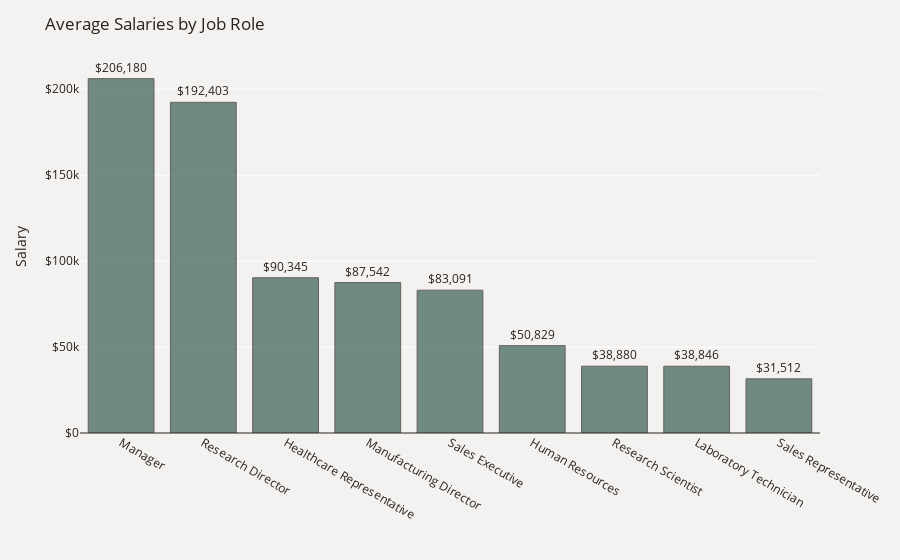

Notebook code for this chart:
### Code cell
plot_df = data.groupby('JobRole')['MonthlyIncome'].mean()
plot_df = plot_df.mul(12).rename('Salary').reset_index().sort_values('Salary', ascending=False)
fig = px.bar(plot_df, x='JobRole', y='Salary', text='Salary', opacity=0.7)
fig.update_traces(texttemplate='$%{text:,.0f}', textposition='outside',
                  marker_line=dict(width=1, color='#28221D'), marker_color='#3A5F53')
fig.update_yaxes(zeroline=True, zerolinewidth=1, zerolinecolor='#28221D')
fig.update_layout(title_text='Average Salaries by Job Role', font_color='#28221D',
                  yaxis=dict(title='Salary',tickprefix='$'), height=500,
                  xaxis_title='', paper_bgcolor='#F4F2F0', plot_bgcolor='#F4F2F0')
fig.show()

### Figure 1 — Plotly figure (JSON) as saved in the notebook; plotly's stock layout.template omitted (floating-point values rounded to 4 significant figures)
{"data": [{"alignmentgroup": "True", "hovertemplate": "JobRole=%{x}<br>Salary=%{text}<extra></extra>", "legendgroup": "", "marker": {"color": "#3A5F53", "line": {"color": "#28221D", "width": 1}, "opacity": 0.7, "pattern": {"shape": ""}}, "name": "", "offsetgroup": "", "orientation": "v", "showlegend": false, "text": [206200.0, 192400.0, 90350.0, 87540.0, 83090.0, 50829, 38880.0, 38850.0, 31512], "textposition": "outside", "texttemplate": "$%{text:,.0f}", "type": "bar", "x": ["Manager", "Research Director", "Healthcare Representative", "Manufacturing Director", "Sales Executive", "Human Resources", "Research Scientist", "Laboratory Technician", "Sales Representative"], "xaxis": "x", "y": [206200.0, 192400.0, 90350.0, 87540.0, 83090.0, 50829, 38880.0, 38850.0, 31512], "yaxis": "y"}], "layout": {"autosize": true, "barmode": "relative", "font": {"color": "#28221D"}, "legend": {"tracegroupgap": 0}, "margin": {"t": 60}, "paper_bgcolor": "#F4F2F0", "plot_bgcolor": "#F4F2F0", "title": {"text": "Average Salaries by Job Role"}, "xaxis": {"anchor": "y", "autorange": true, "domain": [0, 1], "range": [-0.5, 8.5], "title": {"text": ""}, "type": "category"}, "yaxis": {"anchor": "x", "autorange": true, "domain": [0, 1], "range": [0, 217000.0], "tickprefix": "$", "title": {"text": "Salary"}, "type": "linear", "zeroline": true, "zerolinecolor": "#28221D", "zerolinewidth": 1}}}
